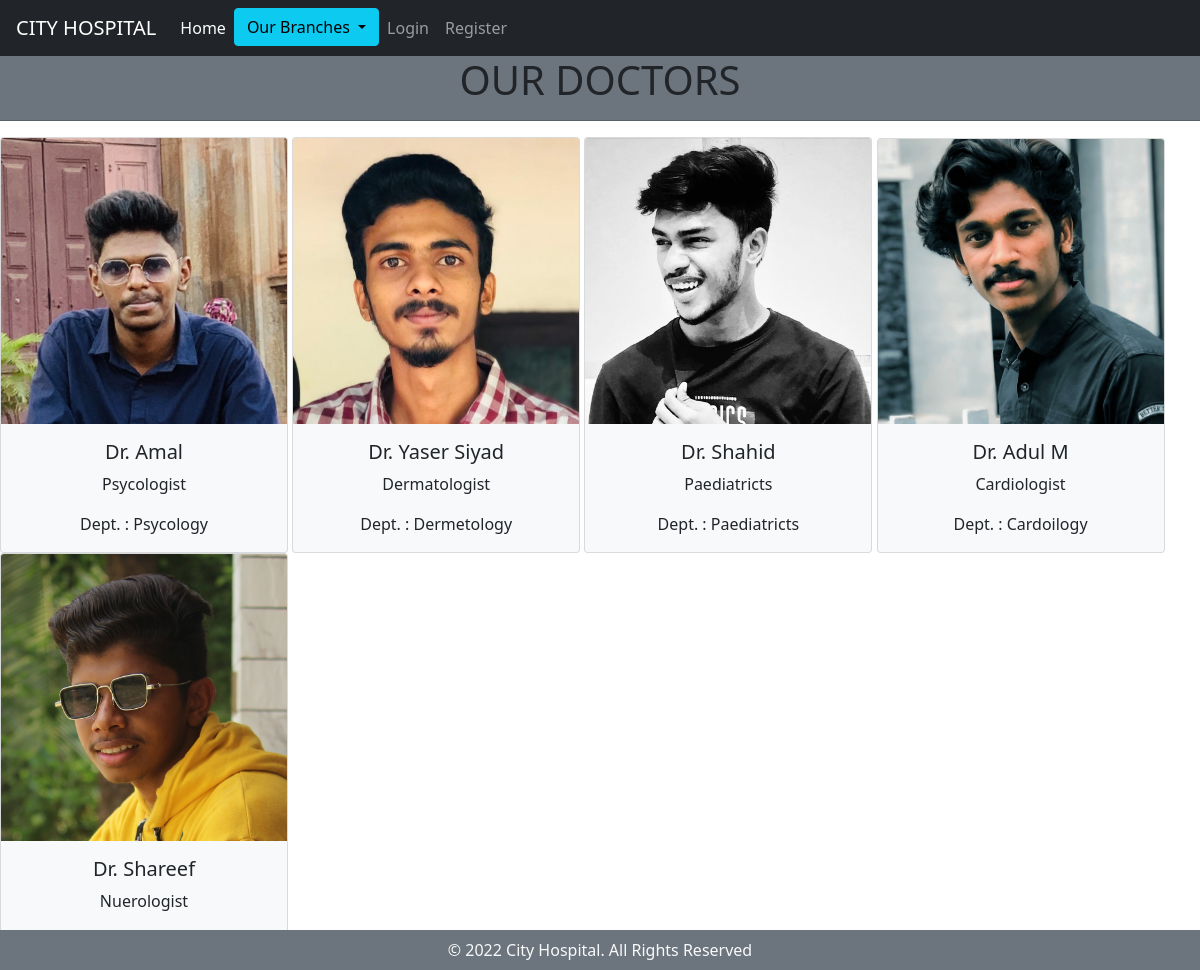
Screenshot of /doctor with the database file from the repository.
### hospitalapp/models.py (models this page shows, shortened)
class Doctors(models.Model):
    doc_name = models.CharField(max_length=250)
    doc_spec = models.TextField()
    dep_name = models.ForeignKey(Departments, on_delete=models.CASCADE)
    doc_img = models.ImageField(upload_to='doc_img')

class Departments(models.Model):
    dep_name = models.CharField(max_length=250)
    dep_desc = models.TextField()
    def __str__(self):
        return self.dep_name

### hospitalapp/views.py (the view)
# urls.py: path('doctor',views.doctor,name='doctor'),
def doctor(request):
    doc = {
        'doct': Doctors.objects.all()
    }
    return render(request, 'doctor.html', doc)

### templates/doctor.html (shortened to what this page needs)
{% extends 'base.html' %}
{% block content %}
<div class="bg-secondary">
  <h1 class="text-center">OUR DOCTORS</h1>
<hr>
</div>
{% for i in doct %}
    <div class="card text-center bg-light" style="width: 18rem; display:inline-block">
  <img class="card-img-top" src="{{i.doc_img.url}}" alt="Card image cap">
  <div class="card-body">
    <h5 class="card-title">Dr. {{i.doc_name}}</h5>
    <p class="card-text">{{i.doc_spec}}</p>
      <p class="card-text">Dept. : {{i.dep_name}}</p>
  </div>
</div>
{% endfor %}
{% endblock %}

### templates/base.html (shortened to what this page needs)
{% load static %}
<!DOCTYPE html>
<html lang="en" xmlns:text-align="http://www.w3.org/1999/xhtml">
<head>
  <link rel="stylesheet" href="https://cdn.jsdelivr.net/npm/bootstrap@4.0.0/dist/css/bootstrap.min.css">
  <link rel="stylesheet" href=" https://cdn.jsdelivr.net/npm/bootstrap@5.1.3/dist/css/bootstrap.min.css ">
  <link rel="stylesheet" href="https://use.fontawesome.com/releases/v5.2.0/css/all.css">
  <link rel="stylesheet" href="{% static '/css/style.css' %}">
</head>
<body>
<nav class="navbar navbar-expand-lg navbar-dark bg-dark">
  <a class="navbar-brand" href="{% url 'home' %}">CITY HOSPITAL</a>
  <div class="collapse navbar-collapse" id="navbarNav">
    <ul class="navbar-nav">
      <li class="nav-item active">
        <a class="nav-link" href="{% url 'home' %}">Home<span class="sr-only">(current)</span></a>
      </li>
      <div class="dropdown">
  <button class="btn btn-info dropdown-toggle" type="button" id="dropdown" data-bs-toggle="dropdown" aria-expanded="false">
    Our Branches
  </button>
</div>
      {% if user.is_authenticated %}
      <li style="color:white">Hello {{user.username}}</li>
       <li class="nav-item">
        <a class="nav-link" href='logout'>Logout</a>
      </li>
      {% else %}
      <li class="nav-item">
        <a class="nav-link" href="{% url 'login' %}">Login</a>
      </li>
      <li class="nav-item">
        <a class="nav-link" href="{% url 'register' %}">Register</a>
      </li>
    {% endif %}
    </ul>
  </div>
</nav>
<section class="fixed-bottom">
      <footer class="pt-2 pb-2  bg-secondary text-light">
        <div class="container">
          <div class="row align-items-center">
            <div class="text-center">
              © 2022 City Hospital. All Rights Reserved
            </div>
          </div>
        </div>
      </footer>
</section>
{% block content %}
{% endblock %}
</body>
</html>

### rows the page displays
Doctors: doc_img (picture), doc_name "Amal", doc_spec "Psycologist", dep_name "Psycology"
Doctors: doc_img (picture), doc_name "Yaser Siyad", doc_spec "Dermatologist", dep_name "Dermetology"
Doctors: doc_img (picture), doc_name "Shahid", doc_spec "Paediatricts", dep_name "Paediatricts"
Doctors: doc_img (picture), doc_name "Adul M", doc_spec "Cardiologist", dep_name "Cardoilogy"
Doctors: doc_img (picture), doc_name "Shareef", doc_spec "Nuerologist"
